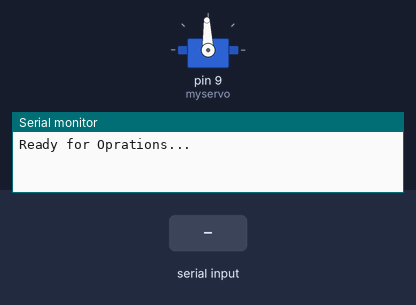
The sketch below on a simulated Arduino Uno, built with avr-gcc and run on an emulated ATmega328P. Shown: servo, the last lines printed to the serial monitor. The inputs (shaded band) are chosen by the test bench.

Above: at 2.2 s.
2.3 s: "o" received over Serial
At 5.1 s:
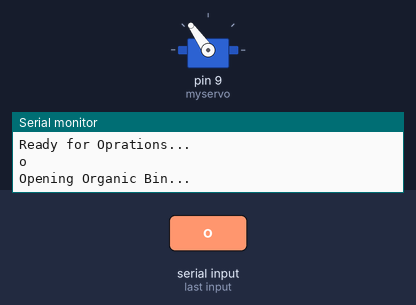
Timing chart, 0 to 11.3 s (numbered marks = the images above; inputs shaded):
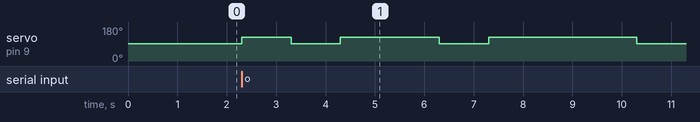

Measured:
- after the input at 2.3 s, servo on pin 9 (myservo): goes 125° 1.0 s, 92° 1.0 s, 125° 2.0 s, 92° 1.0 s, 125° 3.0 s, then 92°, starting at once

The sketch:

Tilt_Bin_Opration.ino
```cpp
// only tilt mechanism

#include <Servo.h>

Servo myservo;

const int MIN_ANGLE = 70;
const int MID_ANGLE = 92;
const int MAX_ANGLE = 125;

void setup() {
  Serial.begin(9600);
  Serial.println("Ready for Oprations...");
  myservo.attach(9);  // attaches the servo on pin 9 to the Servo object
  myservo.write(MID_ANGLE);
  delay(1000);
}

void loop() {
  if (Serial.available()){
    char data = Serial.read();
    Serial.println(data);
    if (data == 'o'){
      organic_found();
    }
    else if (data == 'r'){
      recycle_found();
    }
  }
}

void organic_found(){
  Serial.println("Opening Organic Bin...");
  for (int i = 1; i <= 3; i++){
    myservo.write(MAX_ANGLE);
    delay(i*1000);
    myservo.write(MID_ANGLE);
    delay(1000);
  }
  Serial.println("Closing Organic Bin...");
}

void recycle_found(){
  Serial.println("Opening Recycle Bin...");
  for (int i = 1; i <= 3; i++){
    myservo.write(MIN_ANGLE);
    delay(i*1000);
    myservo.write(MID_ANGLE);
    delay(1000);
  }
  Serial.println("Closing Organic Bin...");
}
```
